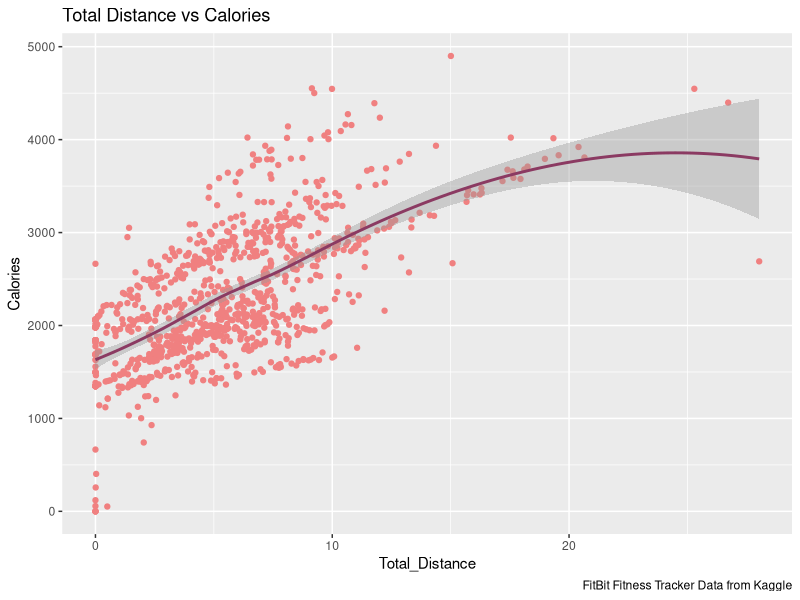
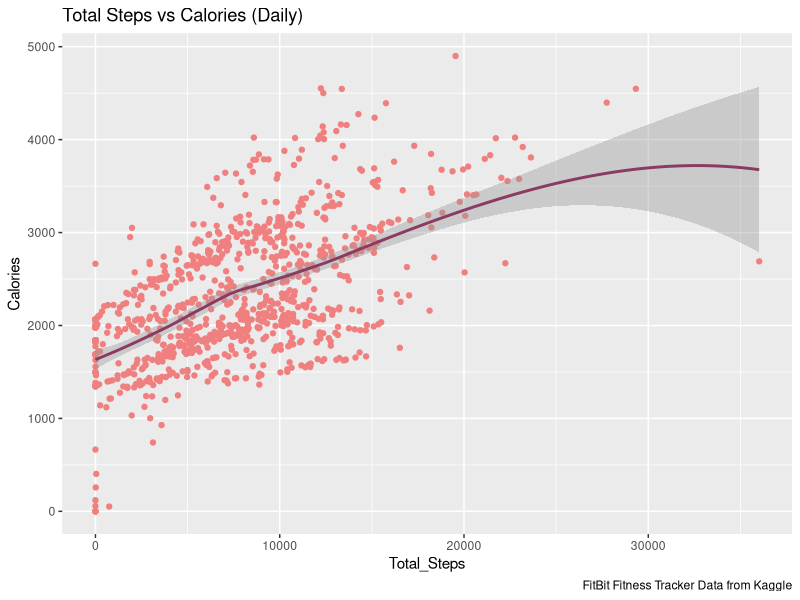
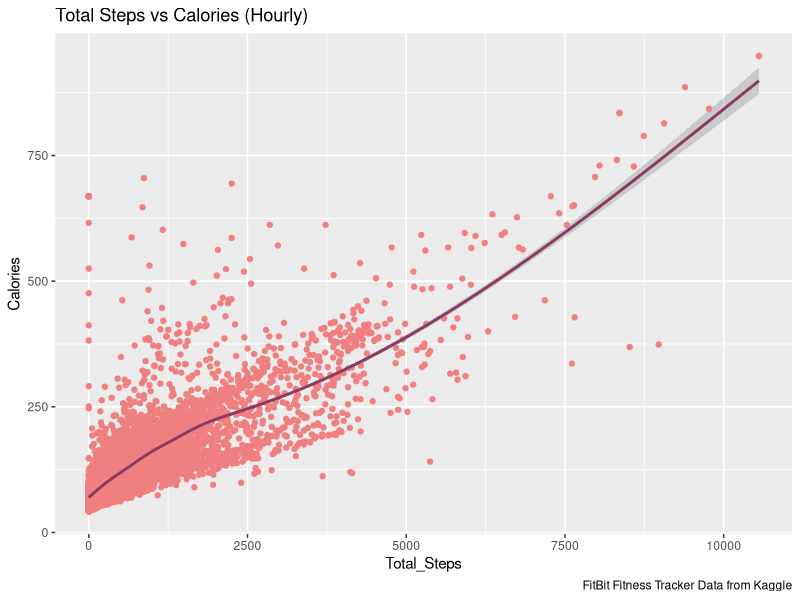
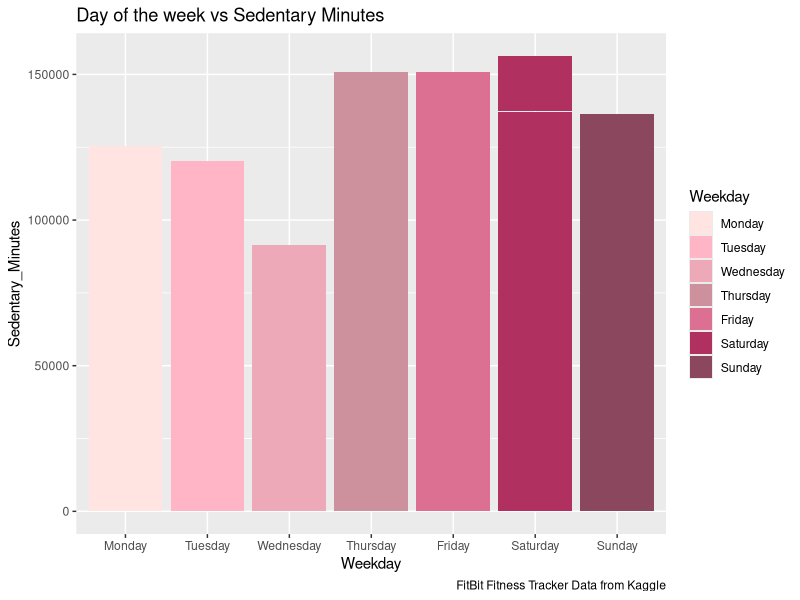
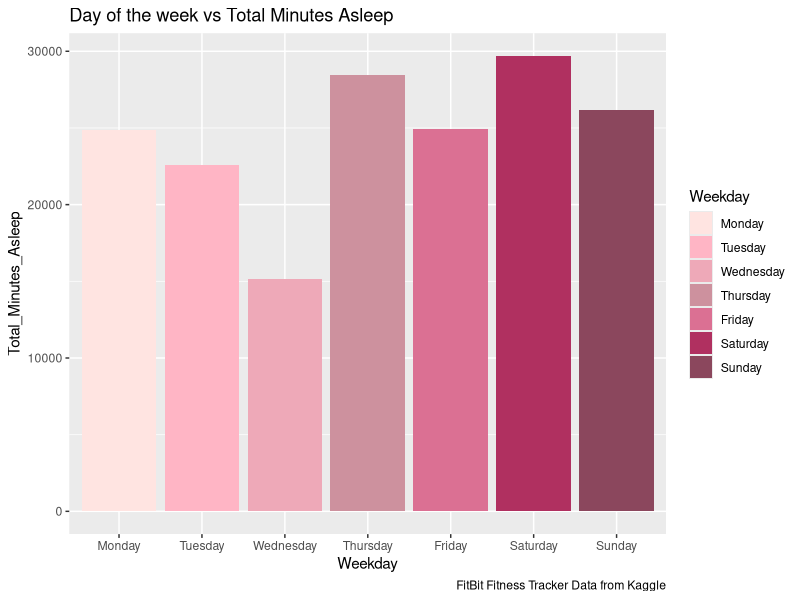
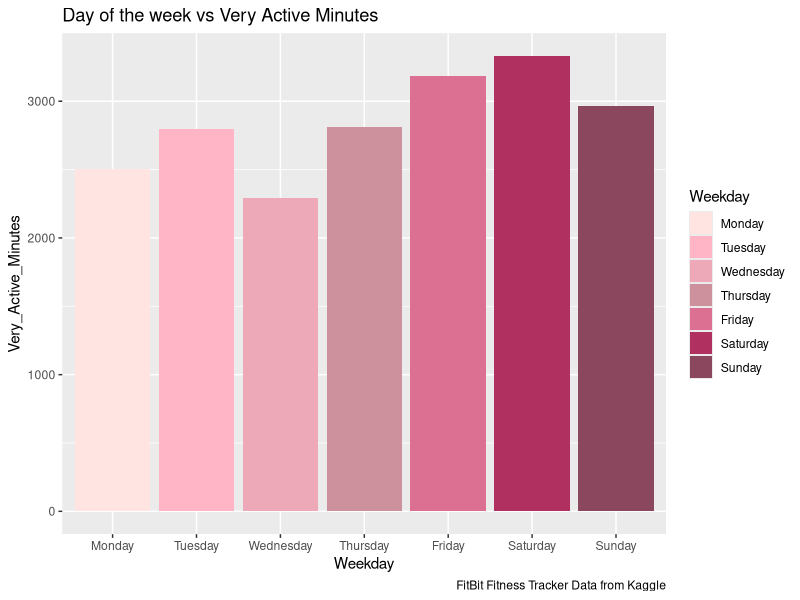
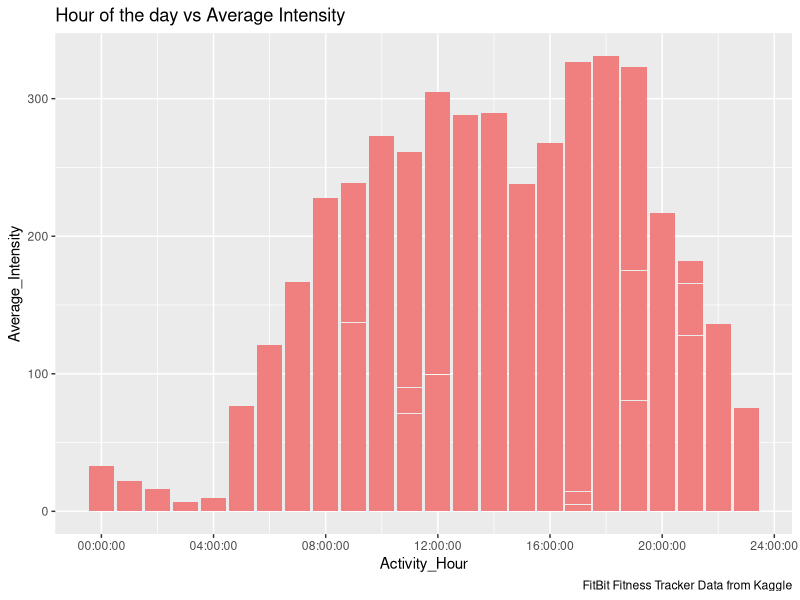
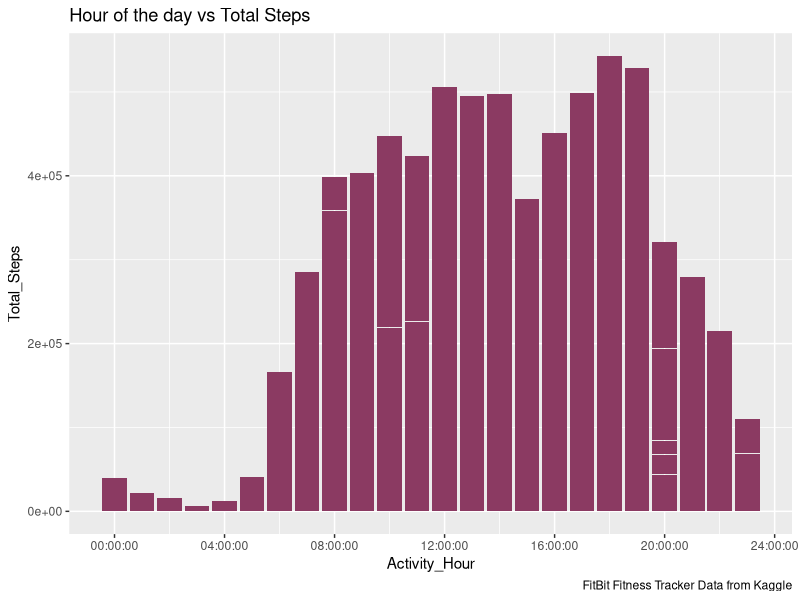

Write R code to recreate these figures, in order.
## ---- chunk 1
library(tidyverse)
library(skimr)
library(lubridate)
## ---- chunk 2
# import daily data
daily_data <- read_csv('Daily_Data.csv')

# import hourly data
hourly_data <- read_csv('Hourly_Data.csv')
## ---- chunk 3
head(daily_data)
## ---- chunk 4
head(hourly_data)
## ---- chunk 5
n_distinct(daily_data$Id)
n_distinct(hourly_data$Id)
## ---- chunk 6
nrow(daily_data)
nrow(hourly_data)
## ---- chunk 7
glimpse(daily_data)
colnames(daily_data)
## ---- chunk 8
glimpse(hourly_data)
colnames(hourly_data)
## ---- chunk 9
daily_data %>%  
  select(Total_Steps,
         Total_Distance,
         Calories,
         Total_Minutes_Asleep,
         Sedentary_Minutes,
         Very_Active_Minutes,
         Fairly_Active_Minutes,
         Lightly_Active_Minutes) %>%
  summary()
## ---- chunk 10
hourly_data %>%  
  select(Total_Steps, Calories) %>%
  summary()
## ---- chunk 11
ggplot(data = daily_data) + 
  geom_point(mapping = aes(x = Total_Distance, y = Calories), color = "lightcoral") +
  geom_smooth(mapping = aes(x = Total_Distance, y = Calories), color = "hotpink4") +
  labs(title = "Total Distance vs Calories",
       caption = "FitBit Fitness Tracker Data from Kaggle")
## ---- chunk 12
ggplot(data = daily_data) + 
  geom_point(mapping = aes(x = Total_Steps, y = Calories), color = "lightcoral") +
  geom_smooth(mapping = aes(x = Total_Steps, y = Calories), color = "hotpink4") +
  labs(title = "Total Steps vs Calories (Daily)",
       caption = "FitBit Fitness Tracker Data from Kaggle")
## ---- chunk 13
ggplot(data = hourly_data) +
  geom_point(mapping = aes(x = Total_Steps, y = Calories), color = "lightcoral") +
  geom_smooth(mapping = aes(x = Total_Steps, y = Calories), color = "hotpink4") +
  labs(title = "Total Steps vs Calories (Hourly)",
       caption = "FitBit Fitness Tracker Data from Kaggle")
## ---- chunk 14
daily_data_with_weekday <- mutate(daily_data, Weekday = wday(daily_data$Date, week_start = 1, label=TRUE, abbr=FALSE))
## ---- chunk 15
# creating a color palette to be used in the chart
mycolors <- c("mistyrose", "pink1", "pink2", "pink3","palevioletred",  "maroon", "palevioletred4")

ggplot(data = daily_data_with_weekday ) +
  geom_col(mapping = aes(x = Weekday, y= Sedentary_Minutes, fill = Weekday)) +
  scale_fill_manual(values=mycolors) +
  labs(title = "Day of the week vs Sedentary Minutes",
       caption = "FitBit Fitness Tracker Data from Kaggle")
## ---- chunk 16
ggplot(data = daily_data_with_weekday ) +
  geom_col(mapping = aes(x = Weekday, y= Total_Minutes_Asleep, fill = Weekday)) +
  scale_fill_manual(values=mycolors) +
  labs(title = "Day of the week vs Total Minutes Asleep",
       caption = "FitBit Fitness Tracker Data from Kaggle")
## ---- chunk 17
ggplot(data = daily_data_with_weekday ) +
  geom_col(mapping = aes(x = Weekday, y= Very_Active_Minutes, fill = Weekday)) +
  scale_fill_manual(values=mycolors) +
  labs(title = "Day of the week vs Very Active Minutes",
       caption = "FitBit Fitness Tracker Data from Kaggle")
## ---- chunk 18
unique(hourly_data$Activity_Hour)
## ---- chunk 19
ggplot(data = hourly_data) +
  geom_col(mapping = aes(x = Activity_Hour, y= Average_Intensity), fill = "lightcoral") +
  labs(title = "Hour of the day vs Average Intensity",
       caption = "FitBit Fitness Tracker Data from Kaggle")
## ---- chunk 20
ggplot(data = hourly_data) +
  geom_col(mapping = aes(x = Activity_Hour, y= Total_Steps), fill = "hotpink4") +
  labs(title = "Hour of the day vs Total Steps",
      caption = "FitBit Fitness Tracker Data from Kaggle")
